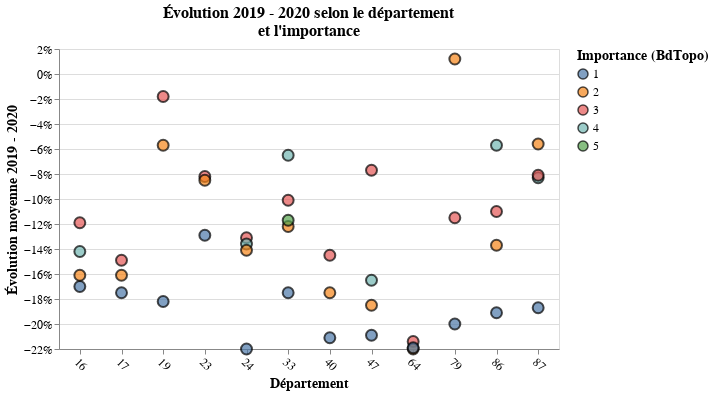

This figure's notebook cell:
### Code cell
titre = alt.TitleParams(["Évolution 2019 - 2020 selon le département", "et l'importance"],
                        fontSize=16)
(alt.Chart(dfDepartement,
           title=titre, width=largeur).mark_point(filled=True, size=120, stroke='black').encode(
     x=alt.X('dept:N', title='Département', axis=alt.Axis(labelAngle=45)),
     y=alt.Y('coeff_evol_19_20_moyen', axis=alt.Axis(format='%', title='Évolution moyenne 2019 - 2020')),
     color=alt.Color('importance:N', title='Importance (BdTopo)'))
 .configure_axis(labelFontSize=12, titleFontSize=14)
 .configure_legend(labelFontSize=12, titleFontSize=14))

### Figure 1 — Vega-Lite specification as saved in the notebook (floating-point values rounded to 4 significant figures)
{"config": {"view": {"continuousWidth": 400, "continuousHeight": 300}, "axis": {"labelFontSize": 12, "titleFontSize": 14}, "legend": {"labelFontSize": 12, "titleFontSize": 14}}, "data": {"name": "data-f9643cb5653cb25d81d2c183f1eaeaa6"}, "mark": {"type": "point", "filled": true, "size": 120, "stroke": "black"}, "encoding": {"color": {"field": "importance", "title": "Importance (BdTopo)", "type": "nominal"}, "x": {"axis": {"labelAngle": 45}, "field": "dept", "title": "Département", "type": "nominal"}, "y": {"axis": {"format": "%", "title": "Évolution moyenne 2019 - 2020"}, "field": "coeff_evol_19_20_moyen", "type": "quantitative"}}, "title": {"text": ["Évolution 2019 - 2020 selon le département", "et l'importance"], "fontSize": 16}, "width": 500, "$schema": "https://vega.github.io/schema/vega-lite/v4.17.0.json", "datasets": {"data-f9643cb5653cb25d81d2c183f1eaeaa6": [{"gestionnai": null, "dept": 16, "importance": 1, "nb_tmja_2020": 25, "coeff_evol_19_20_moyen": -0.17, "coeff_evol_19_20_median": -0.161, "coeff_evol_19_20_mini": -0.46, "coeff_evol_19_20_maxi": -0.08, "nb_tmja_2020_hors_val_HS_SD": 23, "coeff_evol_19_20_moyen_hors_val_HS_SD": -0.151, "nb_tmja_2020_hors_val_HS_IQR": 21, "coeff_evol_19_20_moyen_hors_val_HS_IQR": -0.157}, {"gestionnai": null, "dept": 16, "importance": 3, "nb_tmja_2020": 29, "coeff_evol_19_20_moyen": -0.119, "coeff_evol_19_20_median": -0.118, "coeff_evol_19_20_mini": -0.26, "coeff_evol_19_20_maxi": -0.04, "nb_tmja_2020_hors_val_HS_SD": 27, "coeff_evol_19_20_moyen_hors_val_HS_SD": -0.109, "nb_tmja_2020_hors_val_HS_IQR": 27, "coeff_evol_19_20_moyen_hors_val_HS_IQR": -0.109}, {"gestionnai": null, "dept": 16, "importance": 2, "nb_tmja_2020": 30, "coeff_evol_19_20_moyen": -0.161, "coeff_evol_19_20_median": -0.174, "coeff_evol_19_20_mini": -0.39, "coeff_evol_19_20_maxi": 0.17, "nb_tmja_2020_hors_val_HS_SD": 28, "coeff_evol_19_20_moyen_hors_val_HS_SD": -0.165, "nb_tmja_2020_hors_val_HS_IQR": 27, "coeff_evol_19_20_moyen_hors_val_HS_IQR": -0.17}, {"gestionnai": null, "dept": 16, "importance": 4, "nb_tmja_2020": 7, "coeff_evol_19_20_moyen": -0.142, "coeff_evol_19_20_median": -0.117, "coeff_evol_19_20_mini": -0.32, "coeff_evol_19_20_maxi": 0.07, "nb_tmja_2020_hors_val_HS_SD": 7, "coeff_evol_19_20_moyen_hors_val_HS_SD": -0.142, "nb_tmja_2020_hors_val_HS_IQR": 7, "coeff_evol_19_20_moyen_hors_val_HS_IQR": -0.142}, {"gestionnai": null, "dept": 17, "importance": 1, "nb_tmja_2020": 23, "coeff_evol_19_20_moyen": -0.175, "coeff_evol_19_20_median": -0.182, "coeff_evol_19_20_mini": -0.24, "coeff_evol_19_20_maxi": 0.02, "nb_tmja_2020_hors_val_HS_SD": 22, "coeff_evol_19_20_moyen_hors_val_HS_SD": -0.184, "nb_tmja_2020_hors_val_HS_IQR": 22, "coeff_evol_19_20_moyen_hors_val_HS_IQR": -0.184}, {"gestionnai": null, "dept": 17, "importance": 2, "nb_tmja_2020": 31, "coeff_evol_19_20_moyen": -0.161, "coeff_evol_19_20_median": -0.172, "coeff_evol_19_20_mini": -0.57, "coeff_evol_19_20_maxi": 0.51, "nb_tmja_2020_hors_val_HS_SD": 29, "coeff_evol_19_20_moyen_hors_val_HS_SD": -0.171, "nb_tmja_2020_hors_val_HS_IQR": 27, "coeff_evol_19_20_moyen_hors_val_HS_IQR": -0.172}, {"gestionnai": null, "dept": 17, "importance": 3, "nb_tmja_2020": 27, "coeff_evol_19_20_moyen": -0.149, "coeff_evol_19_20_median": -0.15, "coeff_evol_19_20_mini": -0.25, "coeff_evol_19_20_maxi": -0.04, "nb_tmja_2020_hors_val_HS_SD": 25, "coeff_evol_19_20_moyen_hors_val_HS_SD": -0.15, "nb_tmja_2020_hors_val_HS_IQR": 25, "coeff_evol_19_20_moyen_hors_val_HS_IQR": -0.15}, {"gestionnai": null, "dept": 19, "importance": 2, "nb_tmja_2020": 25, "coeff_evol_19_20_moyen": -0.057, "coeff_evol_19_20_median": -0.06, "coeff_evol_19_20_mini": -0.33, "coeff_evol_19_20_maxi": 0.28, "nb_tmja_2020_hors_val_HS_SD": 23, "coeff_evol_19_20_moyen_hors_val_HS_SD": -0.084, "nb_tmja_2020_hors_val_HS_IQR": 24, "coeff_evol_19_20_moyen_hors_val_HS_IQR": -0.071}, {"gestionnai": null, "dept": 19, "importance": 1, "nb_tmja_2020": 16, "coeff_evol_19_20_moyen": -0.182, "coeff_evol_19_20_median": -0.191, "coeff_evol_19_20_mini": -0.21, "coeff_evol_19_20_maxi": -0.06, "nb_tmja_2020_hors_val_HS_SD": 15, "coeff_evol_19_20_moyen_hors_val_HS_SD": -0.191, "nb_tmja_2020_hors_val_HS_IQR": 13, "coeff_evol_19_20_moyen_hors_val_HS_IQR": -0.192}, {"gestionnai": null, "dept": 19, "importance": 3, "nb_tmja_2020": 23, "coeff_evol_19_20_moyen": -0.018, "coeff_evol_19_20_median": -0.014, "coeff_evol_19_20_mini": -0.32, "coeff_evol_19_20_maxi": 0.17, "nb_tmja_2020_hors_val_HS_SD": 22, "coeff_evol_19_20_moyen_hors_val_HS_SD": -0.005, "nb_tmja_2020_hors_val_HS_IQR": 20, "coeff_evol_19_20_moyen_hors_val_HS_IQR": -0.02}, {"gestionnai": null, "dept": 23, "importance": 1, "nb_tmja_2020": 7, "coeff_evol_19_20_moyen": -0.129, "coeff_evol_19_20_median": -0.181, "coeff_evol_19_20_mini": -0.19, "coeff_evol_19_20_maxi": 0.02, "nb_tmja_2020_hors_val_HS_SD": 7, "coeff_evol_19_20_moyen_hors_val_HS_SD": -0.129, "nb_tmja_2020_hors_val_HS_IQR": 7, "coeff_evol_19_20_moyen_hors_val_HS_IQR": -0.129}, {"gestionnai": null, "dept": 23, "importance": 3, "nb_tmja_2020": 31, "coeff_evol_19_20_moyen": -0.082, "coeff_evol_19_20_median": -0.081, "coeff_evol_19_20_mini": -0.57, "coeff_evol_19_20_maxi": 0.16, "nb_tmja_2020_hors_val_HS_SD": 29, "coeff_evol_19_20_moyen_hors_val_HS_SD": -0.053, "nb_tmja_2020_hors_val_HS_IQR": 29, "coeff_evol_19_20_moyen_hors_val_HS_IQR": -0.053}, {"gestionnai": null, "dept": 23, "importance": 2, "nb_tmja_2020": 22, "coeff_evol_19_20_moyen": -0.085, "coeff_evol_19_20_median": -0.074, "coeff_evol_19_20_mini": -0.22, "coeff_evol_19_20_maxi": 0.05, "nb_tmja_2020_hors_val_HS_SD": 22, "coeff_evol_19_20_moyen_hors_val_HS_SD": -0.085, "nb_tmja_2020_hors_val_HS_IQR": 22, "coeff_evol_19_20_moyen_hors_val_HS_IQR": -0.085}, {"gestionnai": null, "dept": 24, "importance": 1, "nb_tmja_2020": 8, "coeff_evol_19_20_moyen": -0.22, "coeff_evol_19_20_median": -0.204, "coeff_evol_19_20_mini": -0.35, "coeff_evol_19_20_maxi": -0.19, "nb_tmja_2020_hors_val_HS_SD": 7, "coeff_evol_19_20_moyen_hors_val_HS_SD": -0.202, "nb_tmja_2020_hors_val_HS_IQR": 7, "coeff_evol_19_20_moyen_hors_val_HS_IQR": -0.202}, {"gestionnai": null, "dept": 24, "importance": 3, "nb_tmja_2020": 29, "coeff_evol_19_20_moyen": -0.131, "coeff_evol_19_20_median": -0.15, "coeff_evol_19_20_mini": -0.59, "coeff_evol_19_20_maxi": 0.16, "nb_tmja_2020_hors_val_HS_SD": 27, "coeff_evol_19_20_moyen_hors_val_HS_SD": -0.102, "nb_tmja_2020_hors_val_HS_IQR": 28, "coeff_evol_19_20_moyen_hors_val_HS_IQR": -0.114}, {"gestionnai": null, "dept": 24, "importance": 4, "nb_tmja_2020": 13, "coeff_evol_19_20_moyen": -0.136, "coeff_evol_19_20_median": -0.134, "coeff_evol_19_20_mini": -0.54, "coeff_evol_19_20_maxi": 0.17, "nb_tmja_2020_hors_val_HS_SD": 12, "coeff_evol_19_20_moyen_hors_val_HS_SD": -0.103, "nb_tmja_2020_hors_val_HS_IQR": 9, "coeff_evol_19_20_moyen_hors_val_HS_IQR": -0.129}, {"gestionnai": null, "dept": 24, "importance": 2, "nb_tmja_2020": 86, "coeff_evol_19_20_moyen": -0.141, "coeff_evol_19_20_median": -0.142, "coeff_evol_19_20_mini": -0.51, "coeff_evol_19_20_maxi": 0.28, "nb_tmja_2020_hors_val_HS_SD": 78, "coeff_evol_19_20_moyen_hors_val_HS_SD": -0.116, "nb_tmja_2020_hors_val_HS_IQR": 78, "coeff_evol_19_20_moyen_hors_val_HS_IQR": -0.116}, {"gestionnai": null, "dept": 33, "importance": 1, "nb_tmja_2020": 82, "coeff_evol_19_20_moyen": -0.175, "coeff_evol_19_20_median": -0.179, "coeff_evol_19_20_mini": -0.3, "coeff_evol_19_20_maxi": 0.1, "nb_tmja_2020_hors_val_HS_SD": 78, "coeff_evol_19_20_moyen_hors_val_HS_SD": -0.181, "nb_tmja_2020_hors_val_HS_IQR": 77, "coeff_evol_19_20_moyen_hors_val_HS_IQR": -0.18}, {"gestionnai": null, "dept": 33, "importance": 2, "nb_tmja_2020": 82, "coeff_evol_19_20_moyen": -0.122, "coeff_evol_19_20_median": -0.117, "coeff_evol_19_20_mini": -0.54, "coeff_evol_19_20_maxi": 0.29, "nb_tmja_2020_hors_val_HS_SD": 78, "coeff_evol_19_20_moyen_hors_val_HS_SD": -0.12, "nb_tmja_2020_hors_val_HS_IQR": 77, "coeff_evol_19_20_moyen_hors_val_HS_IQR": -0.118}, {"gestionnai": null, "dept": 33, "importance": 5, "nb_tmja_2020": 19, "coeff_evol_19_20_moyen": -0.117, "coeff_evol_19_20_median": -0.086, "coeff_evol_19_20_mini": -0.56, "coeff_evol_19_20_maxi": 0.04, "nb_tmja_2020_hors_val_HS_SD": 18, "coeff_evol_19_20_moyen_hors_val_HS_SD": -0.092, "nb_tmja_2020_hors_val_HS_IQR": 18, "coeff_evol_19_20_moyen_hors_val_HS_IQR": -0.092}, {"gestionnai": null, "dept": 33, "importance": 4, "nb_tmja_2020": 81, "coeff_evol_19_20_moyen": -0.065, "coeff_evol_19_20_median": -0.075, "coeff_evol_19_20_mini": -0.22, "coeff_evol_19_20_maxi": 0.19, "nb_tmja_2020_hors_val_HS_SD": 77, "coeff_evol_19_20_moyen_hors_val_HS_SD": -0.067, "nb_tmja_2020_hors_val_HS_IQR": 80, "coeff_evol_19_20_moyen_hors_val_HS_IQR": -0.069}, {"gestionnai": null, "dept": 33, "importance": 3, "nb_tmja_2020": 162, "coeff_evol_19_20_moyen": -0.101, "coeff_evol_19_20_median": -0.091, "coeff_evol_19_20_mini": -0.62, "coeff_evol_19_20_maxi": 0.13, "nb_tmja_2020_hors_val_HS_SD": 153, "coeff_evol_19_20_moyen_hors_val_HS_SD": -0.094, "nb_tmja_2020_hors_val_HS_IQR": 152, "coeff_evol_19_20_moyen_hors_val_HS_IQR": -0.093}, {"gestionnai": null, "dept": 40, "importance": 1, "nb_tmja_2020": 16, "coeff_evol_19_20_moyen": -0.211, "coeff_evol_19_20_median": -0.219, "coeff_evol_19_20_mini": -0.23, "coeff_evol_19_20_maxi": -0.18, "nb_tmja_2020_hors_val_HS_SD": 14, "coeff_evol_19_20_moyen_hors_val_HS_SD": -0.216, "nb_tmja_2020_hors_val_HS_IQR": 14, "coeff_evol_19_20_moyen_hors_val_HS_IQR": -0.216}, {"gestionnai": null, "dept": 40, "importance": 3, "nb_tmja_2020": 15, "coeff_evol_19_20_moyen": -0.145, "coeff_evol_19_20_median": -0.135, "coeff_evol_19_20_mini": -0.24, "coeff_evol_19_20_maxi": -0.08, "nb_tmja_2020_hors_val_HS_SD": 14, "coeff_evol_19_20_moyen_hors_val_HS_SD": -0.139, "nb_tmja_2020_hors_val_HS_IQR": 14, "coeff_evol_19_20_moyen_hors_val_HS_IQR": -0.139}, {"gestionnai": null, "dept": 40, "importance": 2, "nb_tmja_2020": 27, "coeff_evol_19_20_moyen": -0.175, "coeff_evol_19_20_median": -0.172, "coeff_evol_19_20_mini": -0.29, "coeff_evol_19_20_maxi": -0.08, "nb_tmja_2020_hors_val_HS_SD": 24, "coeff_evol_19_20_moyen_hors_val_HS_SD": -0.171, "nb_tmja_2020_hors_val_HS_IQR": 24, "coeff_evol_19_20_moyen_hors_val_HS_IQR": -0.171}, {"gestionnai": null, "dept": 47, "importance": 2, "nb_tmja_2020": 34, "coeff_evol_19_20_moyen": -0.185, "coeff_evol_19_20_median": -0.178, "coeff_evol_19_20_mini": -0.71, "coeff_evol_19_20_maxi": 0.06, "nb_tmja_2020_hors_val_HS_SD": 32, "coeff_evol_19_20_moyen_hors_val_HS_SD": -0.177, "nb_tmja_2020_hors_val_HS_IQR": 27, "coeff_evol_19_20_moyen_hors_val_HS_IQR": -0.177}, {"gestionnai": null, "dept": 47, "importance": 4, "nb_tmja_2020": 2, "coeff_evol_19_20_moyen": -0.165, "coeff_evol_19_20_median": -0.207, "coeff_evol_19_20_mini": -0.21, "coeff_evol_19_20_maxi": -0.12, "nb_tmja_2020_hors_val_HS_SD": 2, "coeff_evol_19_20_moyen_hors_val_HS_SD": -0.165, "nb_tmja_2020_hors_val_HS_IQR": 2, "coeff_evol_19_20_moyen_hors_val_HS_IQR": -0.165}, {"gestionnai": null, "dept": 47, "importance": 1, "nb_tmja_2020": 4, "coeff_evol_19_20_moyen": -0.209, "coeff_evol_19_20_median": -0.209, "coeff_evol_19_20_mini": -0.21, "coeff_evol_19_20_maxi": -0.21, "nb_tmja_2020_hors_val_HS_SD": 4, "coeff_evol_19_20_moyen_hors_val_HS_SD": -0.209, "nb_tmja_2020_hors_val_HS_IQR": 3, "coeff_evol_19_20_moyen_hors_val_HS_IQR": -0.209}, {"gestionnai": null, "dept": 47, "importance": 3, "nb_tmja_2020": 12, "coeff_evol_19_20_moyen": -0.077, "coeff_evol_19_20_median": -0.148, "coeff_evol_19_20_mini": -0.25, "coeff_evol_19_20_maxi": 0.75, "nb_tmja_2020_hors_val_HS_SD": 11, "coeff_evol_19_20_moyen_hors_val_HS_SD": -0.153, "nb_tmja_2020_hors_val_HS_IQR": 9, "coeff_evol_19_20_moyen_hors_val_HS_IQR": -0.154}, {"gestionnai": null, "dept": 64, "importance": 3, "nb_tmja_2020": 4, "coeff_evol_19_20_moyen": -0.214, "coeff_evol_19_20_median": -0.217, "coeff_evol_19_20_mini": -0.27, "coeff_evol_19_20_maxi": -0.17, "nb_tmja_2020_hors_val_HS_SD": 4, "coeff_evol_19_20_moyen_hors_val_HS_SD": -0.214, "nb_tmja_2020_hors_val_HS_IQR": 4, "coeff_evol_19_20_moyen_hors_val_HS_IQR": -0.214}, {"gestionnai": null, "dept": 64, "importance": 2, "nb_tmja_2020": 9, "coeff_evol_19_20_moyen": -0.22, "coeff_evol_19_20_median": -0.205, "coeff_evol_19_20_mini": -0.37, "coeff_evol_19_20_maxi": -0.18, "nb_tmja_2020_hors_val_HS_SD": 8, "coeff_evol_19_20_moyen_hors_val_HS_SD": -0.2, "nb_tmja_2020_hors_val_HS_IQR": 8, "coeff_evol_19_20_moyen_hors_val_HS_IQR": -0.2}, {"gestionnai": null, "dept": 64, "importance": 1, "nb_tmja_2020": 15, "coeff_evol_19_20_moyen": -0.219, "coeff_evol_19_20_median": -0.215, "coeff_evol_19_20_mini": -0.27, "coeff_evol_19_20_maxi": -0.21, "nb_tmja_2020_hors_val_HS_SD": 14, "coeff_evol_19_20_moyen_hors_val_HS_SD": -0.215, "nb_tmja_2020_hors_val_HS_IQR": 14, "coeff_evol_19_20_moyen_hors_val_HS_IQR": -0.215}, {"gestionnai": null, "dept": 79, "importance": 2, "nb_tmja_2020": 7, "coeff_evol_19_20_moyen": 0.012, "coeff_evol_19_20_median": 0.019, "coeff_evol_19_20_mini": -0.12, "coeff_evol_19_20_maxi": 0.17, "nb_tmja_2020_hors_val_HS_SD": 7, "coeff_evol_19_20_moyen_hors_val_HS_SD": 0.012, "nb_tmja_2020_hors_val_HS_IQR": 7, "coeff_evol_19_20_moyen_hors_val_HS_IQR": 0.012}, {"gestionnai": null, "dept": 79, "importance": 3, "nb_tmja_2020": 1, "coeff_evol_19_20_moyen": -0.115, "coeff_evol_19_20_median": -0.115, "coeff_evol_19_20_mini": -0.12, "coeff_evol_19_20_maxi": -0.12, "nb_tmja_2020_hors_val_HS_SD": 0, "coeff_evol_19_20_moyen_hors_val_HS_SD": null, "nb_tmja_2020_hors_val_HS_IQR": 1, "coeff_evol_19_20_moyen_hors_val_HS_IQR": -0.115}, {"gestionnai": null, "dept": 79, "importance": 1, "nb_tmja_2020": 12, "coeff_evol_19_20_moyen": -0.2, "coeff_evol_19_20_median": -0.223, "coeff_evol_19_20_mini": -0.24, "coeff_evol_19_20_maxi": -0.1, "nb_tmja_2020_hors_val_HS_SD": 11, "coeff_evol_19_20_moyen_hors_val_HS_SD": -0.21, "nb_tmja_2020_hors_val_HS_IQR": 11, "coeff_evol_19_20_moyen_hors_val_HS_IQR": -0.21}, {"gestionnai": null, "dept": 86, "importance": 1, "nb_tmja_2020": 12, "coeff_evol_19_20_moyen": -0.191, "coeff_evol_19_20_median": -0.213, "coeff_evol_19_20_mini": -0.24, "coeff_evol_19_20_maxi": -0.1, "nb_tmja_2020_hors_val_HS_SD": 11, "coeff_evol_19_20_moyen_hors_val_HS_SD": -0.2, "nb_tmja_2020_hors_val_HS_IQR": 11, "coeff_evol_19_20_moyen_hors_val_HS_IQR": -0.2}, {"gestionnai": null, "dept": 86, "importance": 4, "nb_tmja_2020": 16, "coeff_evol_19_20_moyen": -0.057, "coeff_evol_19_20_median": -0.088, "coeff_evol_19_20_mini": -0.17, "coeff_evol_19_20_maxi": 0.13, "nb_tmja_2020_hors_val_HS_SD": 15, "coeff_evol_19_20_moyen_hors_val_HS_SD": -0.069, "nb_tmja_2020_hors_val_HS_IQR": 15, "coeff_evol_19_20_moyen_hors_val_HS_IQR": -0.069}, {"gestionnai": null, "dept": 86, "importance": 3, "nb_tmja_2020": 40, "coeff_evol_19_20_moyen": -0.11, "coeff_evol_19_20_median": -0.11, "coeff_evol_19_20_mini": -0.53, "coeff_evol_19_20_maxi": 0.12, "nb_tmja_2020_hors_val_HS_SD": 39, "coeff_evol_19_20_moyen_hors_val_HS_SD": -0.099, "nb_tmja_2020_hors_val_HS_IQR": 39, "coeff_evol_19_20_moyen_hors_val_HS_IQR": -0.099}, {"gestionnai": null, "dept": 86, "importance": 2, "nb_tmja_2020": 57, "coeff_evol_19_20_moyen": -0.137, "coeff_evol_19_20_median": -0.16, "coeff_evol_19_20_mini": -0.47, "coeff_evol_19_20_maxi": 0.14, "nb_tmja_2020_hors_val_HS_SD": 53, "coeff_evol_19_20_moyen_hors_val_HS_SD": -0.134, "nb_tmja_2020_hors_val_HS_IQR": 54, "coeff_evol_19_20_moyen_hors_val_HS_IQR": -0.13}, {"gestionnai": null, "dept": 87, "importance": 4, "nb_tmja_2020": 6, "coeff_evol_19_20_moyen": -0.083, "coeff_evol_19_20_median": -0.24, "coeff_evol_19_20_mini": -0.28, "coeff_evol_19_20_maxi": 0.38, "nb_tmja_2020_hors_val_HS_SD": 6, "coeff_evol_19_20_moyen_hors_val_HS_SD": -0.083, "nb_tmja_2020_hors_val_HS_IQR": 6, "coeff_evol_19_20_moyen_hors_val_HS_IQR": -0.083}, {"gestionnai": null, "dept": 87, "importance": 2, "nb_tmja_2020": 26, "coeff_evol_19_20_moyen": -0.056, "coeff_evol_19_20_median": -0.058, "coeff_evol_19_20_mini": -0.29, "coeff_evol_19_20_maxi": 0.25, "nb_tmja_2020_hors_val_HS_SD": 25, "coeff_evol_19_20_moyen_hors_val_HS_SD": -0.068, "nb_tmja_2020_hors_val_HS_IQR": 25, "coeff_evol_19_20_moyen_hors_val_HS_IQR": -0.068}, {"gestionnai": null, "dept": 87, "importance": 3, "nb_tmja_2020": 24, "coeff_evol_19_20_moyen": -0.081, "coeff_evol_19_20_median": -0.075, "coeff_evol_19_20_mini": -0.56, "coeff_evol_19_20_maxi": 0.23, "nb_tmja_2020_hors_val_HS_SD": 23, "coeff_evol_19_20_moyen_hors_val_HS_SD": -0.06, "nb_tmja_2020_hors_val_HS_IQR": 23, "coeff_evol_19_20_moyen_hors_val_HS_IQR": -0.06}, {"gestionnai": null, "dept": 87, "importance": 1, "nb_tmja_2020": 21, "coeff_evol_19_20_moyen": -0.187, "coeff_evol_19_20_median": -0.194, "coeff_evol_19_20_mini": -0.35, "coeff_evol_19_20_maxi": -0.08, "nb_tmja_2020_hors_val_HS_SD": 20, "coeff_evol_19_20_moyen_hors_val_HS_SD": -0.179, "nb_tmja_2020_hors_val_HS_IQR": 16, "coeff_evol_19_20_moyen_hors_val_HS_IQR": -0.191}]}}
